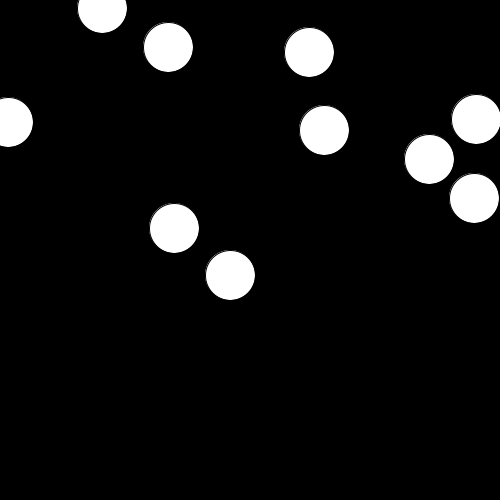
Frame 1 (no input)
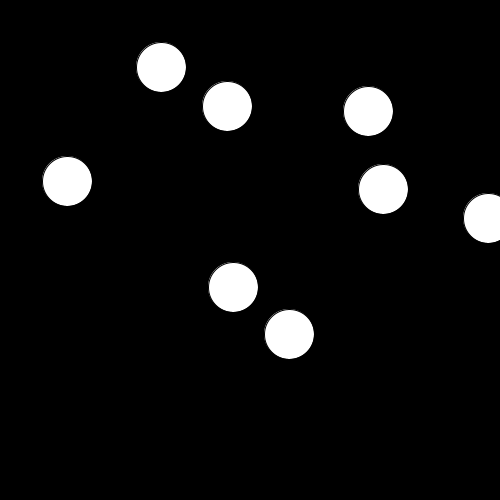
Frame 60 (the mouse pressed at the canvas centre just before this capture)
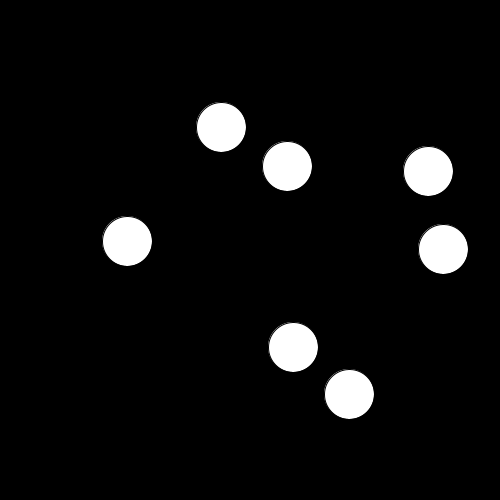
Frame 120 (the mouse held since frame 60 and released just before this capture)

The Processing sketch that drew these frames (run headless with seeded random() and noise(); from frame 60 on, the mouse is pressed at the canvas centre):

// Processing sketch: Task_4
// ── Task_4.pde
Circle[] circles = new Circle[10];


void setup() {
  size (500, 500);
  Circle c1 = new Circle (50, 50);
  for (int i = 0; i<circles.length; i++) {
    circles[i] = new Circle ((int)random(width), (int)random(height));
    circles[i].display();
    frameRate(30);
  }
}
void draw(){
  background(0);
for(Circle newCircle:circles){
newCircle.move(1,1);

}


}

// ── Circle.pde
class Circle {
  int x;
  int y;

  Circle(int x, int y) {
    this.x=x;
    this.y=y;
  }

  void display() {
    ellipse (x, y, 50, 50);
  }
  void move(int moveX, int moveY){
  x+=moveX;
  y+=moveY;
  display();
  }
}
